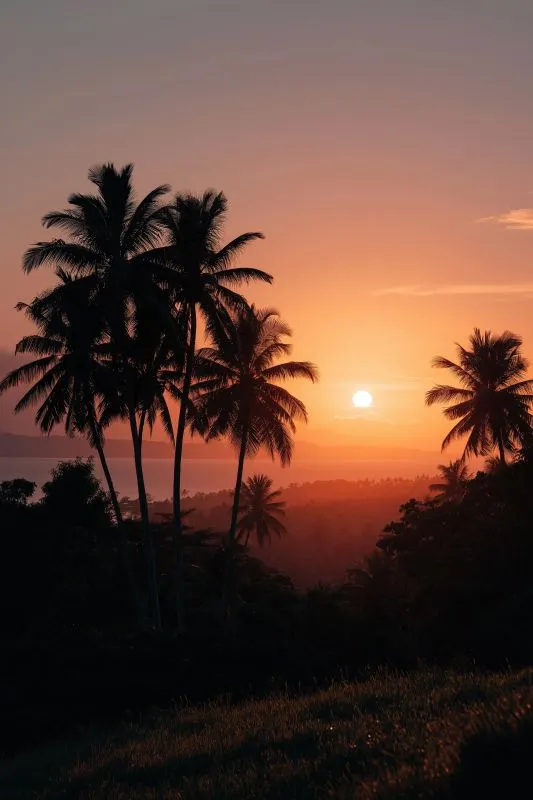
#> input picture image.jpg, 533 x 800 px, found by its file name
$ python Image_noice_model_and_restortion.py
#> lines starting #> are read from the running program, lines starting #| are printed output that depends on the picture
import cv2
import numpy as np
import matplotlib.pyplot as plt
img = cv2.imread(r"C:\Users\54179\OneDrive\Desktop\ankita\GitHub\digital-image-processing\image.jpg", 0)
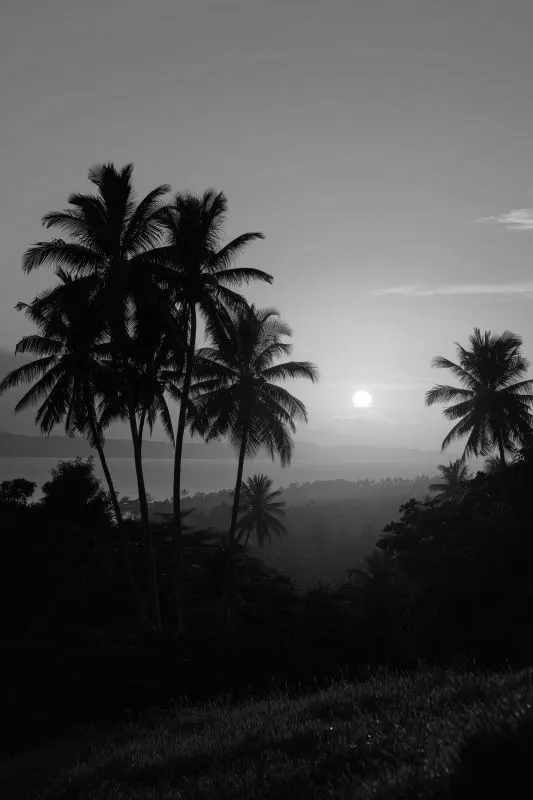
#> img: shape (800, 533); min 0, max 255, mean 73.8
# Salt and Pepper noise
sp_noise = img.copy()
prob = 0.05
random = np.random.random(img.shape)
sp_noise[random < prob/2] = 0
sp_noise[random > 1 - prob/2] = 255
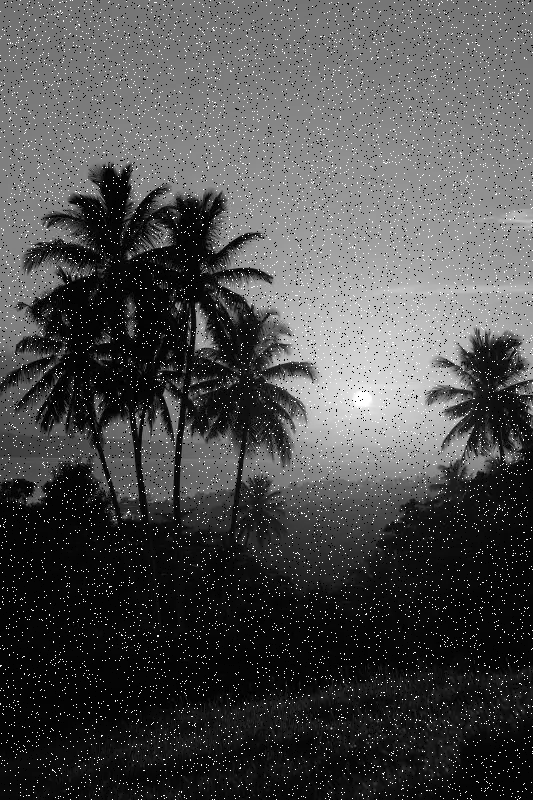
#> sp_noise: shape (800, 533); min 0, max 255, mean 76.5
# Median filter
median = cv2.medianBlur(sp_noise, 5)
# Gaussian noise
noise = np.random.normal(0, 25, img.shape)
gaussian = img.astype(np.float32) + noise
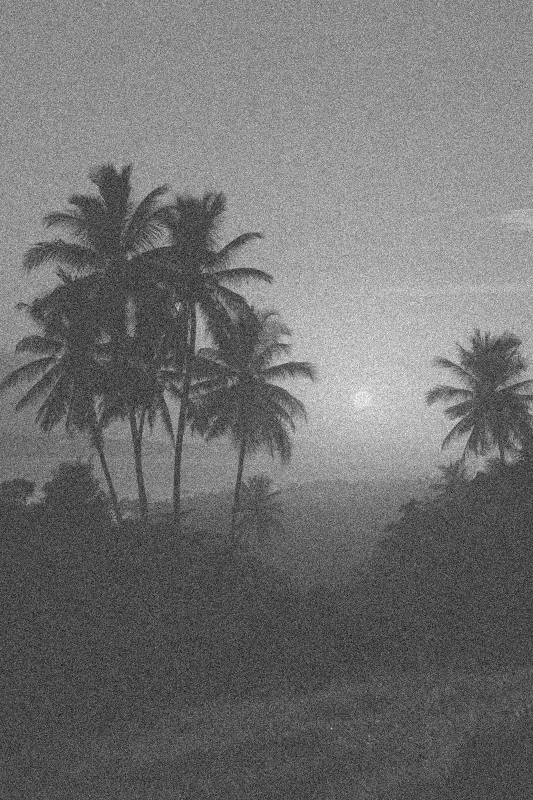
#> gaussian: shape (800, 533) float64; min -119.1, max 313.1, mean 73.9; drawn with min black and max white
gaussian = np.clip(gaussian, 0, 255).astype(np.uint8)
# Gaussian filter
gaussian_filtered = cv2.GaussianBlur(gaussian, (5, 5), 0)
plt.figure(figsize=(10, 8))
plt.subplot(2, 3, 1)
plt.imshow(img, cmap="gray")
plt.title("Original")
plt.axis("off")

plt.subplot(2, 3, 2)
plt.imshow(sp_noise, cmap="gray")
plt.title("Salt & Pepper Noise")
plt.axis("off")

plt.subplot(2, 3, 3)
plt.imshow(median, cmap="gray")
plt.title("Median Filter")
plt.axis("off")

plt.subplot(2, 3, 4)
plt.imshow(gaussian, cmap="gray")
plt.title("Gaussian Noise")
plt.axis("off")

plt.subplot(2, 3, 5)
plt.imshow(gaussian_filtered, cmap="gray")
plt.title("Gaussian Filter")
plt.axis("off")
plt.show()
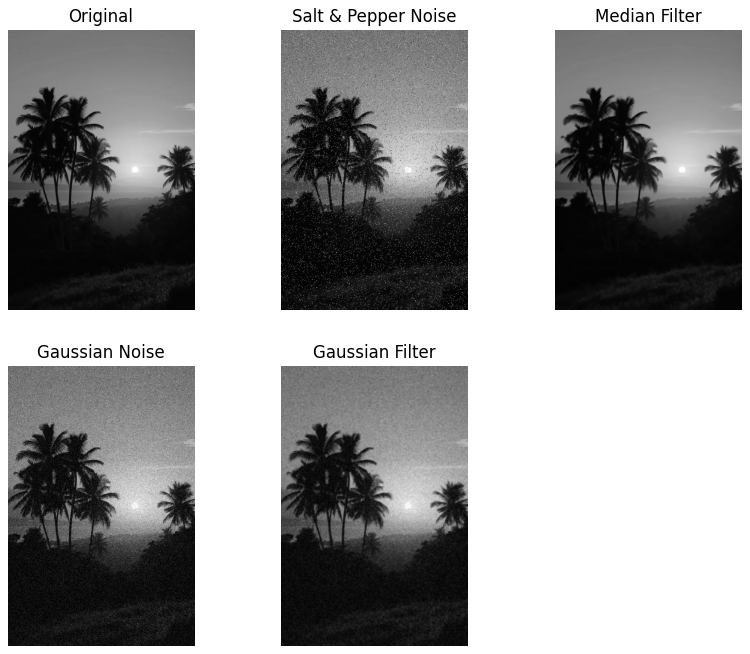
#> figure drawn by matplotlib, 5 panels
